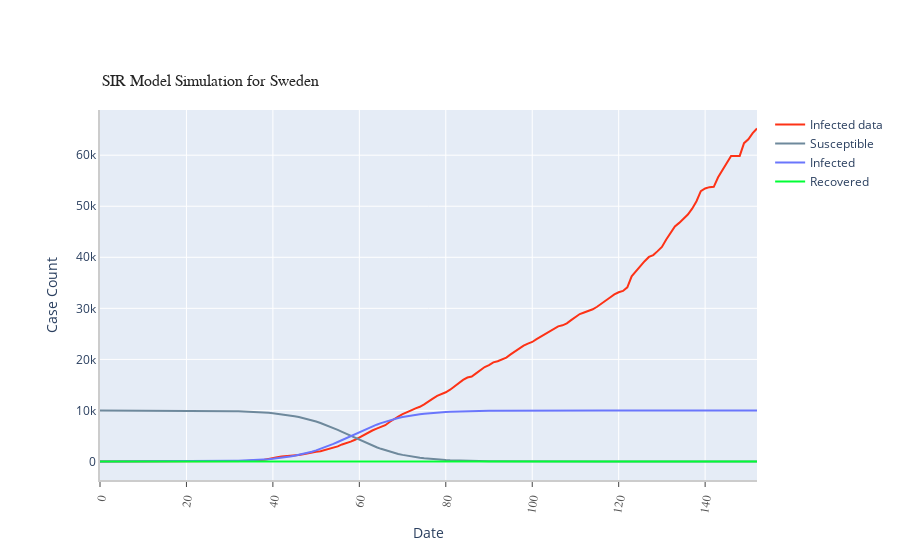

The cell this chart's notebook holds for it:
### Code cell
#Visualizing the SIR model for Sweden

figure6 = prediction_graph(title="SIR Model Simulation for Sweden", df_sir= sweden_sir_model)
figure6.show()

### Figure 1 — Plotly figure (JSON) as saved in the notebook; plotly's stock layout.template omitted (floating-point values rounded to 4 significant figures; data arrays with more than 128 entries replaced by an {"elided": "..."} marker saying what was removed)
{"data": [{"connectgaps": true, "line": {"color": "#FD3216", "width": 2}, "name": "Infected data", "type": "scatter", "x": {"elided": "153 int values"}, "y": {"elided": "153 int values"}}, {"connectgaps": true, "line": {"color": "#6E899C", "width": 2}, "name": "Susceptible", "type": "scatter", "x": {"elided": "153 int values"}, "y": {"elided": "153 float values"}}, {"connectgaps": true, "line": {"color": "#6A76FC", "width": 2}, "name": "Infected", "type": "scatter", "x": {"elided": "153 int values"}, "y": {"elided": "153 float values"}}, {"connectgaps": true, "line": {"color": "#00FE35", "width": 2}, "name": "Recovered", "type": "scatter", "x": {"elided": "153 int values"}, "y": {"elided": "153 float values"}}], "layout": {"annotations": [{"font": {"color": "rgb(37,37,37)", "family": "Arial", "size": 16}, "showarrow": false, "text": "SIR Model Simulation for Sweden", "x": 0, "xanchor": "left", "xref": "paper", "y": 1.05, "yanchor": "bottom", "yref": "paper"}], "autosize": true, "margin": {"autoexpand": true, "l": 100, "r": 20, "t": 110}, "showlegend": true, "xaxis": {"linecolor": "rgb(204, 204, 204)", "linewidth": 2, "showgrid": true, "showline": true, "showticklabels": true, "tickangle": -80, "tickfont": {"color": "rgb(82, 82, 82)", "family": "Arial", "size": 12}, "ticks": "outside", "title": {"text": "Date"}}, "yaxis": {"linecolor": "rgb(204, 204, 204)", "linewidth": 2, "showgrid": true, "showline": true, "showticklabels": true, "title": {"text": "Case Count"}}}}
